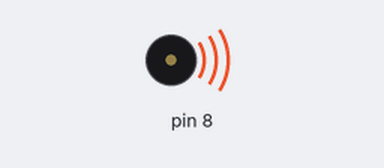
Simulated run of this sketch. Board: Arduino Uno, built with avr-gcc and run on an emulated ATmega328P. Shown: buzzer (waves = sounding).

Above: at 0.1 s.
Timing chart, 0 to 3.0 s (numbered marks = the images above):
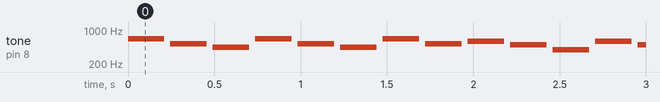

The sketch:

prjct5.ino
```cpp
// "Clocks" by coldplay
int melody[] = {
  659, 523, 440, 659, 523, 440, 659, 523, // E5, C5, A4, E5, C5, A4, E5, C5
  587, 494, 392, 587, 494, 392, 587, 494  // D5, B4, G4, D5, B4, G4, D5, B4
};

void setup() {
  pinMode(8, OUTPUT);
}

void loop() {
  for (int i = 0; i < 16; i++) {
    tone(8, melody[i]);
    delay(210); // Note plays longer
    noTone(8);
    delay(36);  // Pause between notes (Total per note = 166ms)
  }

  delay(36);   // Rest between measure repetitions
}
```

Measured:
- by itself, tone on pin 8: plays 659 Hz for 0.21 s, 523 Hz for 0.21 s, 440 Hz for 0.21 s, 659 Hz for 0.21 s, 523 Hz for 0.21 s, 440 Hz for 0.21 s … (524 notes in this stretch)
